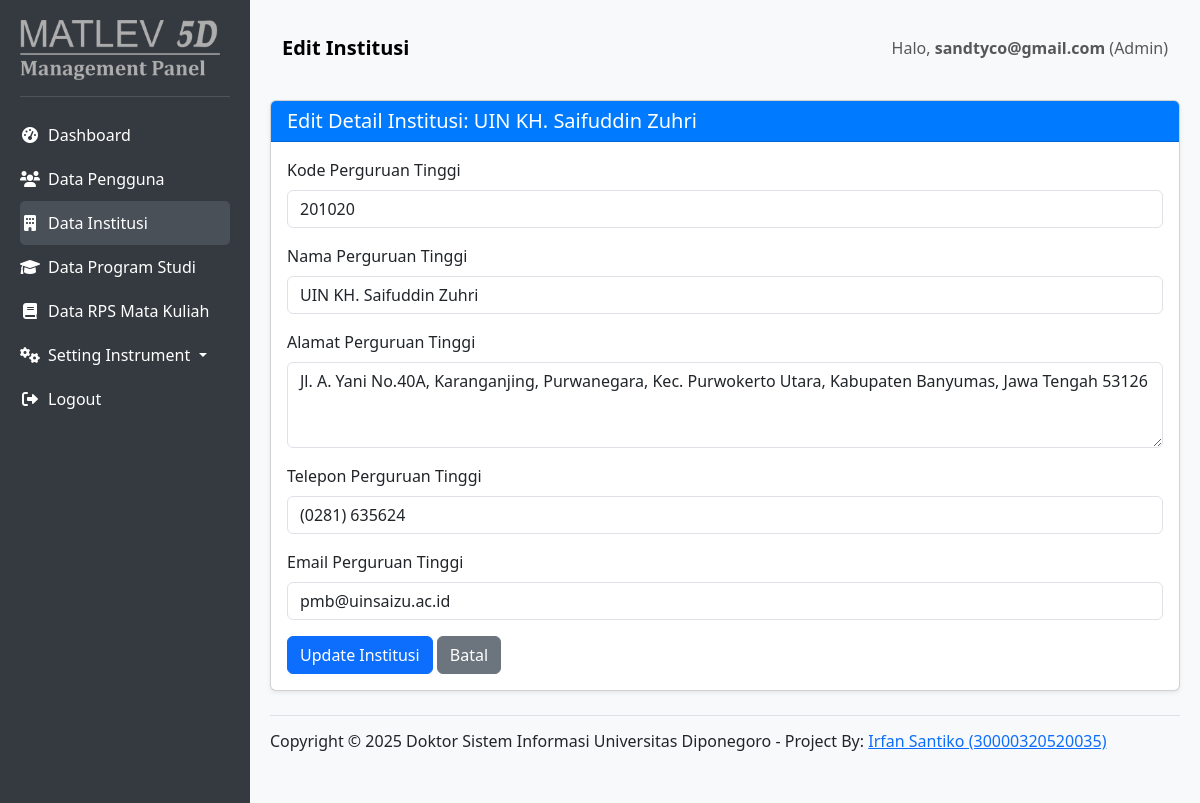
The page /views/admin/edit_institution.php?id=2 (signed in) on the database its author committed.
### tables this page shows
CREATE TABLE `institutions` (
  `id` int(11) NOT NULL,
  `kode_pt` varchar(20) NOT NULL,
  `nama_pt` varchar(255) NOT NULL,
  `alamat_pt` text DEFAULT NULL,
  `telp_pt` varchar(50) DEFAULT NULL,
  `email_pt` varchar(255) DEFAULT NULL,
  `created_at` timestamp NULL DEFAULT current_timestamp()
);

### views/admin/edit_institution.php (the view, shortened to what this page needs)
<?php
require_once '../../config/database.php';
$username = $_SESSION['username'];
$role_name = $_SESSION['role_name'];
$institution_data = null;
if (isset($_GET['id']) && !empty($_GET['id'])) {
    $institution_id = (int)$_GET['id'];
    try {
        $stmt = $pdo->prepare("SELECT id, kode_pt, nama_pt, alamat_pt, telp_pt, email_pt FROM institutions WHERE id = ?");
        $stmt->execute([$institution_id]);
        $institution_data = $stmt->fetch(PDO::FETCH_ASSOC);
    } catch (PDOException $e) {
        $_SESSION['error_message'] = "Error mengambil data institusi: " . $e->getMessage();
        header('Location: manage_institution.php');
        exit();
    }
} else {
    header('Location: manage_institution.php');
    exit();
}
?>
<!DOCTYPE html>
<html lang="en">
<head>
    <link href="https://cdn.jsdelivr.net/npm/bootstrap@5.3.3/dist/css/bootstrap.min.css" rel="stylesheet">
    <link rel="stylesheet" href="https://cdnjs.cloudflare.com/ajax/libs/font-awesome/6.0.0-beta3/css/all.min.css">
</head>
<body>
    <div id="sidebar">
        <img src="../../assets/img/mgpanel.png" alt="" width="200">
        <hr class="text-white-50">
        <ul class="nav flex-column">
            <li class="nav-item">
                <a class="nav-link" href="admin_dashboard.php">
                    <i class="fas fa-fw fa-tachometer-alt me-2"></i>Dashboard
                </a>
            </li>
            <li class="nav-item">
                <a class="nav-link" href="manage_users.php">
                    <i class="fas fa-fw fa-users me-2"></i>Data Pengguna
                </a>
            </li>
            <li class="nav-item">
                <a class="nav-link active" href="manage_institution.php"> <i class="fas fa-fw fa-building me-2"></i>Data Institusi
                </a>
            </li>
            <li class="nav-item">
                <a class="nav-link" href="manage_prodi.php">
                    <i class="fas fa-fw fa-graduation-cap me-2"></i>Data Program Studi
                </a>
            </li>
            <li class="nav-item">
                <a class="nav-link" href="manage_rps.php">
                    <i class="fas fa-fw fa-book me-2"></i>Data RPS Mata Kuliah
                </a>
            </li>
			<li class="nav-item dropdown">
				<a class="nav-link dropdown-toggle" href="#" id="setupInstrumenDropdown" role="button" data-bs-toggle="dropdown" aria-expanded="false">
					<i class="fas fa-fw fa-cogs me-2"></i>Setting Instrument
				</a>
			</li>
            <li class="nav-item mt-auto">
                <a class="nav-link" href="../../logout.php">
                    <i class="fas fa-fw fa-sign-out-alt me-2"></i>Logout
                </a>
            </li>
        </ul>
    </div>
    <div id="content">
        <nav class="navbar navbar-expand-lg navbar-light bg-light rounded-3 mb-4">
            <div class="container-fluid">
                <a class="navbar-brand" href="#">Edit Institusi</a>
                <span class="navbar-text ms-auto">
                    Halo, <strong><?php echo htmlspecialchars($username); ?></strong> (<?php echo htmlspecialchars($role_name); ?>)
                </span>
            </div>
        </nav>
        <?php if ($institution_data):  ?>
            <div class="card shadow-sm mb-4">
                <div class="card-header">
                    <h5 class="mb-0">Edit Detail Institusi: <?php echo htmlspecialchars($institution_data['nama_pt']); ?></h5>
                </div>
                <div class="card-body">
                    <form action="" method="POST">
                        <div class="mb-3">
                            <label for="kode_pt" class="form-label">Kode Perguruan Tinggi</label>
                            <input type="text" class="form-control" id="kode_pt" name="kode_pt" value="<?php echo htmlspecialchars($institution_data['kode_pt']); ?>" required>
                        </div>
                        <div class="mb-3">
                            <label for="nama_pt" class="form-label">Nama Perguruan Tinggi</label>
                            <input type="text" class="form-control" id="nama_pt" name="nama_pt" value="<?php echo htmlspecialchars($institution_data['nama_pt']); ?>" required>
                        </div>
                        <div class="mb-3">
                            <label for="alamat_pt" class="form-label">Alamat Perguruan Tinggi</label>
                            <textarea class="form-control" id="alamat_pt" name="alamat_pt" rows="3" required><?php echo htmlspecialchars($institution_data['alamat_pt']); ?></textarea>
                        </div>
                        <div class="mb-3">
                            <label for="telp_pt" class="form-label">Telepon Perguruan Tinggi</label>
                            <input type="tel" class="form-control" id="telp_pt" name="telp_pt" value="<?php echo htmlspecialchars($institution_data['telp_pt']); ?>" required>
                        </div>
                        <div class="mb-3">
                            <label for="email_pt" class="form-label">Email Perguruan Tinggi</label>
                            <input type="email" class="form-control" id="email_pt" name="email_pt" value="<?php echo htmlspecialchars($institution_data['email_pt']); ?>" required>
                        </div>
                        <button type="submit" name="update_institution" class="btn btn-primary">Update Institusi</button>
                        <a href="manage_institution.php" class="btn btn-secondary">Batal</a>
                    </form>
                </div>
            </div>
        <?php else: ?>
            <div class="alert alert-info">
                Pilih institusi dari daftar untuk mengeditnya. <a href="manage_institution.php">Kembali ke Data Institusi</a>
            </div>
        <?php endif; ?>
        <footer class="d-flex flex-wrap justify-content-between align-items-center py-3 my-4 border-top">
            <h6 align="center">Copyright © 2025 Doktor Sistem Informasi Universitas Diponegoro - Project By: <a href="mailto:irfan.santiko@amikompurwokerto.ac.id" target="_blank">Irfan Santiko (30000320520035)</a></h6>
        </footer>
    </div>
</body>
</html>

### views/admin/edit_institution.php (style rules this page uses)
body { display: flex; min-height: 100vh; background-color: #f8f9fa; }
#sidebar { width: 250px; background-color: #343a40; color: white; padding: 20px; flex-shrink: 0; }
#sidebar a { color: white; text-decoration: none; padding: 10px 0; display: block; border-radius: 5px; transition: background-color 0.3s; }
#sidebar a:hover, #sidebar a.active { background-color: #495057; }
#content { flex-grow: 1; padding: 20px; }
.navbar-brand { font-weight: bold; }
.card-header { background-color: #007bff; color: white; }

### rows shown on the page
institutions: nama_pt "UIN KH. Saifuddin Zuhri", kode_pt "201020", alamat_pt "Jl. A. Yani No.40A, Karanganjing, Purwanegara, Kec. Purwokerto Utara, Kabupaten Banyumas, Jawa Tengah 53126", telp_pt "(0281) 635624", email_pt "pmb@uinsaizu.ac.id"

### other values the page prints
$username "sandtyco@gmail.com"
$role_name "Admin"
